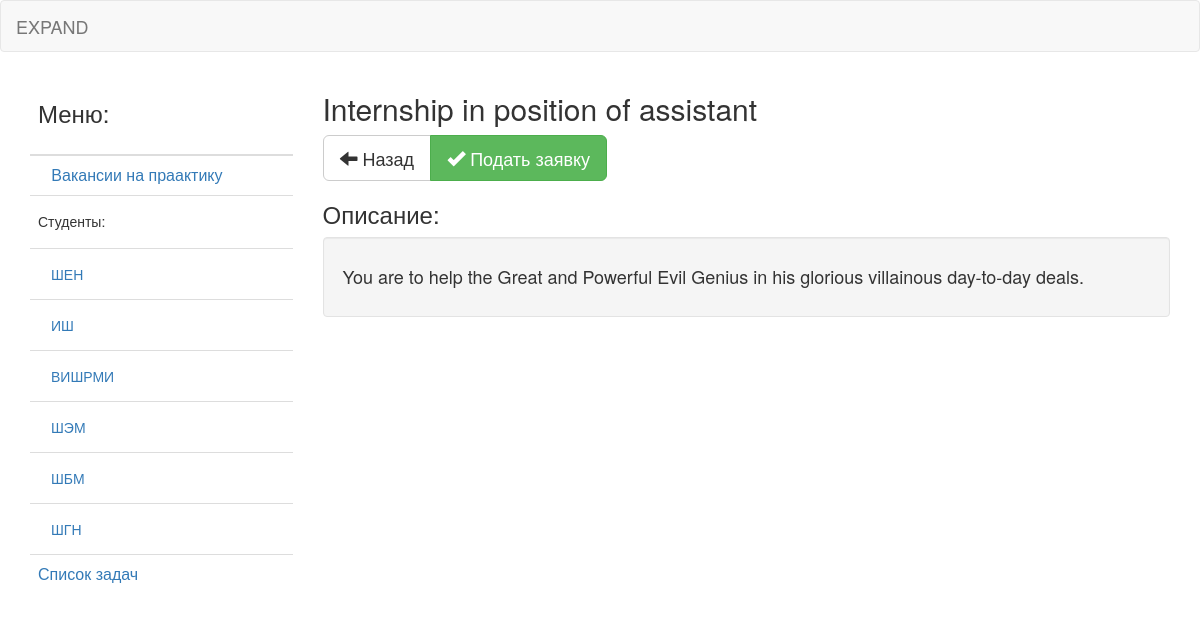
The page /?action=viewPractice&id=1 on the database its author committed.
### tables this page shows
CREATE TABLE `practice_vacancies` (
  `id` int(11) NOT NULL,
  `company_id` int(11) NOT NULL,
  `title` text NOT NULL,
  `content` text NOT NULL,
  `deadline` timestamp NOT NULL DEFAULT CURRENT_TIMESTAMP,
  `cluster_id` int(11) DEFAULT NULL
);

### Practice/Practice.php (called while the page is built, shortened)
<?php
class Practice
{
    private $title;
    private $content;
    public function prepare($id, $company, $title, $content, $deadline, $cluster)
    {
        $this->title = $title;
        $this->content = $content;
    }
    public static function getById($id) : Practice
    {
        $db = getConnectionInstance();
        $stmt = $db->prepare("SELECT company_id, fullname as company_name, practice_vacancies.title, content,
          deadline, practice_vacancies.cluster_id as cluster_id, clusters.title as cluster_name FROM practice_vacancies, users, clusters
          WHERE practice_vacancies.id=?");
        $stmt->bind_param('i', $id);
        $stmt->bind_result($company_id, $company_name, $title, $content, $deadline, $cluster_id, $cluster_name);
        if ($stmt->execute() && $stmt->fetch())
        {
            $company = new User($company_id, $company_name, true, null);
            $cluster = new Cluster($cluster_id, $cluster_name);
            $practice = new Practice();
            $practice->prepare($id, $company, $title, $content, $deadline, $cluster);
            return $practice;
        }
        return null;
    }
    public function getTitle()
    {
        return $this->title;
    }
    public function getContent()
    {
        return $this->content;
    }
}

### Views/ShowPractice.php (the view, shortened to what this page needs)
<html>
<head>
    <link href="css/bootstrap.min.css" rel="stylesheet">
    <link href="css/style.css" rel="stylesheet">
</head>
<body>
<nav class="navbar navbar-default">
    <div class="container-fluid">
        <div class="navbar-header">
            <a class="navbar-brand" href="#">
                <p>EXPAND</p>
            </a>
        </div>
    </div>
</nav>
    <div class="container">
        <div class="row">
            <div class="col-xs-6 col-md-3">
                <table class="table">
                    <thead>
                    <tr>
                        <th><h3>Меню:<h3></th>
                    </tr>
                    </thead>
                    <tbody>
                    <tr>
                        <td>&nbsp; &nbsp;<a href="?action=viewPractices" class="design">Вакансии на праактику</a></td>
                    </tr>
                    <tr>
                        <td><h5>Студенты:</h5></td>
                    </tr>
                    <tr>
                        <td><button type="button" class="btn btn-link">ШЕН</button></td>
                    </tr>
                    <tr>
                        <td><button type="button" class="btn btn-link">ИШ</button></td>
                    </tr>
                    <tr>
                        <td><button type="button" class="btn btn-link">ВИШРМИ</button></td>
                    </tr>
                    <tr>
                        <td><button type="button" class="btn btn-link">ШЭМ</button></td>
                    </tr>
                    <tr>
                        <td><button type="button" class="btn btn-link">ШБМ</button></td>
                    </tr>
                    <tr>
                        <td><button type="button" class="btn btn-link">ШГН</button></td>
                    </tr>
                    <tr>
                        <td><a href="?action=viewTasks" class="design">Список задач</a></td>
                    </tr>
                    </tbody>
                </table>
            </div>
            <div class="col-xs-12 col-md-9">
                <h2><?=$p->getTitle();?></h2>
                <div class="btn-group btn-group-lg" role="group" aria-label="...">
                    <a type="button" class="btn btn-default" href='?action=viewPractices'><span class="glyphicon glyphicon-arrow-left" aria-hidden="true"></span> Назад</a>
                    <a type="button" class="btn btn-success" onclick="alert('Coming soon...')"><span class="glyphicon glyphicon-ok" aria-hidden="true"></span> Подать заявку</a>
                </div>
                <h3>Описание:</h3>
                <div class="well">
                <h4><?=$p->getContent()?></h4>
                </div>
            </div>
        </div>
    </div>
</body>
</html>

### rows shown on the page
practice_vacancies: title "Internship in position of assistant", content "You are to help the Great and Powerful Evil Genius in his glorious villainous day-to-day deals."
